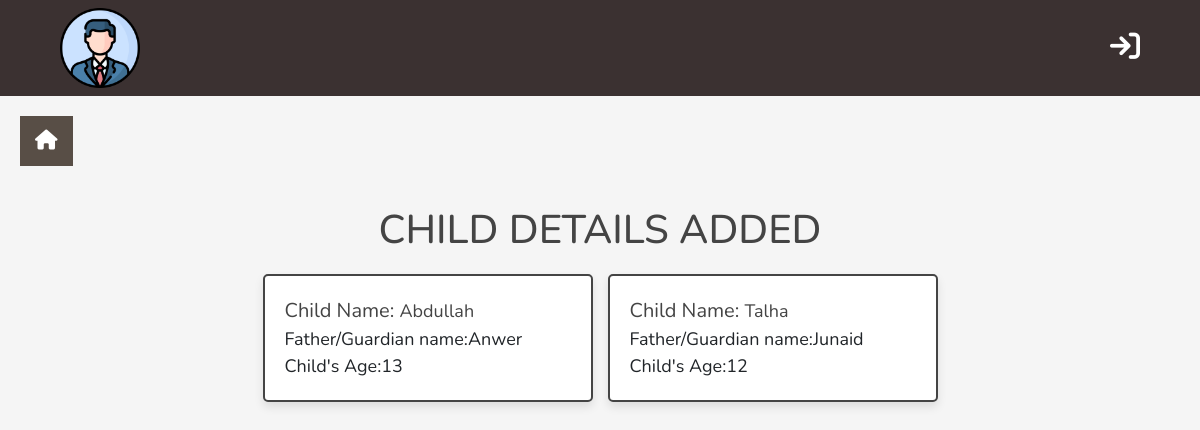
The page /admin_panel/Childs.php on the database its author committed.
### tables this page shows
CREATE TABLE `child` (
  `id` int(11) NOT NULL,
  `name` varchar(100) NOT NULL,
  `parent_guardian` varchar(100) NOT NULL,
  `age` int(11) NOT NULL
);

### admin_panel/Childs.php (the view, shortened to what this page needs)
<!DOCTYPE html>
<html lang="en">
<head>
   <link rel="stylesheet" href="https://cdn.jsdelivr.net/npm/bootstrap@4.0.0/dist/css/bootstrap.min.css">
        <link rel="stylesheet" href="https://cdnjs.cloudflare.com/ajax/libs/font-awesome/4.7.0/css/font-awesome.min.css">
       <link rel="stylesheet" href="./assets/css/style.css"></link>
   <link rel="stylesheet" href="https://cdnjs.cloudflare.com/ajax/libs/font-awesome/6.1.1/css/all.min.css">
   <link rel="stylesheet" href="./assets/css/admin_style.css">
</head>
<body>
<?php   include "./adminHeader.php";
  include "./sidebar.php";
  ?>
<section class="show-products">
   <h1 class="heading">Child Details added</h1>
   <div class="box-container">
   <?php
   $sql="SELECT * from child ";
   $result=$conn-> query($sql);
      if($result-> num_rows > 0){
         while($fetch_child = $result->fetch_assoc()){
   ?>
   <div class="box">
      <div class="name">Child Name: <span><?= $fetch_child['name']; ?></span></div>
      <div class="parent_guardian">Father/Guardian name:<span><?= $fetch_child['parent_guardian']; ?></span></div>
      <div class="age">Child's Age:<span><?= $fetch_child['age']; ?></span></div>
   </div>
   <?php
         }
      }else{
         echo '<p class="empty">No Childs Details added yet..!</p>';
      }
   ?>
   </div>
</section>
</body>
</html>

### admin_panel/assets/css/style.css (style rules this page uses)
* { margin: 0; padding: 0; font-family: 'Work Sans', sans-serif; font-size: 18px; }
.box { position: relative; background-color: #000; }

### admin_panel/assets/css/admin_style.css (style rules this page uses)
:root { --main-color:#2980b9; --orange:#f39c12; --red:#e74c3c; --black:#444; --white:#fff; --light-color:#777; --light-bg:#f5f5f5; --border:.2rem solid var(--black); --box-shadow:0 .5rem 1rem rgba(0,0,0,.1); }
* { font-family: 'Nunito', sans-serif; margin:0; padding:0; box-sizing: border-box; outline: none; border:none; text-decoration: none; }
html { font-size: 62.5%; overflow-x: hidden; }
body { background-color: var(--light-bg); }
section { padding:2rem; max-width: 1200px; margin:0 auto; }
.heading { font-size: 4rem; color:var(--black); margin-bottom: 2rem; text-align: center; text-transform: uppercase; }
.show-products .box-container { display: grid; grid-template-columns: repeat(auto-fit, 33rem); gap:1.5rem; justify-content: center; align-items: flex-start; }
.show-products .box-container .box { background-color: var(--white); box-shadow: var(--box-shadow); border-radius: .5rem; border:var(--border); padding:2rem; }
.show-products .box-container .box .name { font-size: 2rem; color:var(--black); }

### rows shown on the page
child: name "Abdullah", parent_guardian "Anwer", age "13"
child: name "Talha", parent_guardian "Junaid", age "12"
